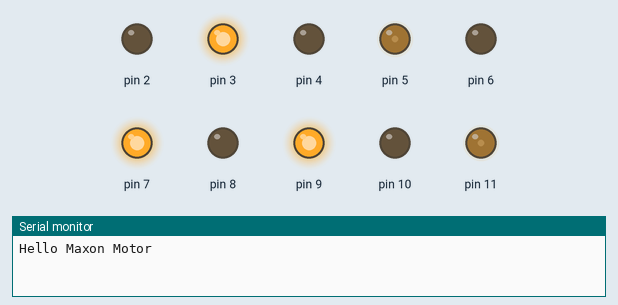
Recording of a sketch running on a simulated Arduino Uno, built with avr-gcc and run on an emulated ATmega328P. Parts: output pins drawn as LEDs (lit = HIGH), the last lines printed to the serial monitor. Pins used as bus, display or sensor lines are not drawn.

Above: at 0.05 s.
At 1.5 s:
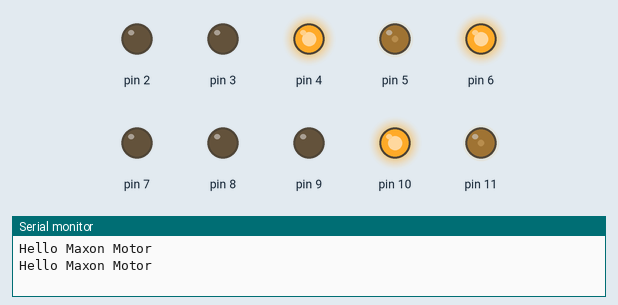
At 2.95 s:
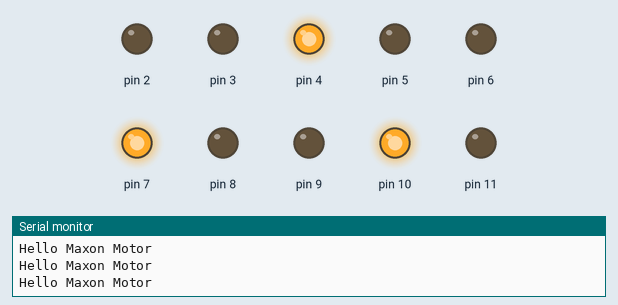
Timing chart, 0 to 6.9 s (numbered marks = the images above):
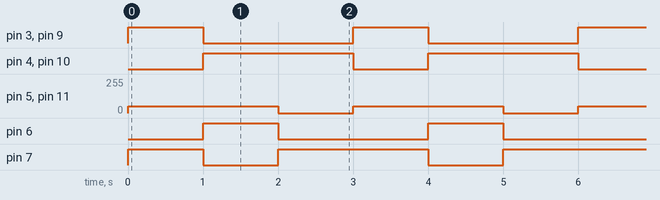

Measured:
- by itself, pin 3, pin 6, pin 9: alternates HIGH for 1.0 s and LOW for 2.0 s
- by itself, pin 4, pin 10: alternates HIGH for 2.0 s and LOW for 1.0 s
- by itself, pin 5, pin 11: alternates 50/255 for 2.0 s and 0/255 for 1.0 s
- by itself, pin 7: repeats every 3.0 s: LOW 1.0 s, HIGH 2.0 s

The sketch:

RCJ2020MD.ino
```cpp
#include <Streaming.h>
#include "pinconfig.h"
#include "p_tb67h.h"

//モーターの方向状態を保存している0停止1正2負
int motorDirection = 0;

/** create p_tb67h instance
 * @param MD first digital input pin setting
 * @param MD second digital input pin setting
 * @param MD PWM pin setting
 * @param MD error check pin setting
**/
p_tb67h motor[] = {
  /**front
   * B[1]-A[0]
   * D[3]-C[2]
   * back
  **/
  p_tb67h(INA1, INA2, PWMA, LOA1),
  p_tb67h(INB1, INB2, PWMB, LOB1),
  p_tb67h(INC1, INC2, PWMC, LOC1),
  p_tb67h(IND1, IND2, PWMD, LOD1)
};

void setup() {
  Serial.begin(115200);
  //安全のためすべてのモータを一度停止
  for(int i=0;i<4;i++)motor[i].brake();
}

void loop() {
  /**front
   * B-A
   * D-C
   * back
  **/
  Serial << "Hello Maxon Motor" << endl;
  int i;
  int motorSpeed = 50;
  if(motorDirection == 0){
    //停止to正
    for(i=0;i<4;i++){
      if(i==0||i==2)motor[i].drive(-1*motorSpeed);
      else motor[i].drive(motorSpeed);
    }
    motorDirection = 1;
  }else if(motorDirection == 1){
    //正to負
    for(i=0;i<4;i++){
      if(i==1||i==3)motor[i].drive(-1*motorSpeed);
      else motor[i].drive(motorSpeed);
    }
    motorDirection = 2;
  }else if(motorDirection == 2){
    //負to停止
    for(i=0;i<4;i++)motor[i].drive(0);
    motorDirection = 0;
  }
  delay(1000);
}
```

p_tb67h.cpp
```cpp
#include <Arduino.h>
#include "p_tb67h.h"

p_tb67h::p_tb67h(uint8_t in1, uint8_t in2, uint8_t pwm, uint8_t lo1)
{
  _in1 = in1;
  _in2 = in2;
  _pwm = pwm;
  _lo1 = lo1;
  pinMode(in1,OUTPUT);
  pinMode(in2,OUTPUT);
  pinMode(pwm,OUTPUT);
  pinMode(lo1,INPUT);
}

void p_tb67h::drive(int power)
{
  /** power limitter
   * @explain limit power between -255 to 255
  **/
  if(power>255)power=255;else if(power<-255)power=-255;

  /** drive motor
   *  @explain if power is more than 0,motor will drive true. if else,it is drive false direction.
  **/
  if(power>0){
    digitalWrite(_in1,LOW);
    digitalWrite(_in2,LOW);
    digitalWrite(_in1,HIGH);
    digitalWrite(_in2,LOW);
    analogWrite(_pwm,power);
  }else{
    digitalWrite(_in1,LOW);
    digitalWrite(_in2,LOW);
    digitalWrite(_in1,LOW);
    digitalWrite(_in2,HIGH);
    analogWrite(_pwm,-1*power);
  }
}

void p_tb67h::brake()
{
  digitalWrite(_in1,LOW);
  digitalWrite(_in2,LOW);
  analogWrite(_pwm,0);
}
```

p_tb67h.h
```cpp
#ifndef POLOLU_TB67H420FTG_DRIVE_H_
#define POLOLU_TB67H420FTG_DRIVE_H_

#include <Arduino.h>

/** p_tb67h md control class
  * Example :
  * @simple code example
  #include "pinconfig.h"
  #include "p_tb67h.h"

  p_tb67h motorA = p_tb67h(INA1, INA2, PWMA, LOA1);

  void setup() {
    motorA.brake();
  }
  void loop() {
    motorA.drive(255);
    delay(100);
  }
  * @endcode
**/

class p_tb67h{
public:
    /** Create p_tb67h instance
     * @param MD first digital input pin setting
     * @param MD second digital input pin setting
     * @param MD PWM pin setting
     * @param MD error check pin setting
    **/
    p_tb67h(uint8_t in1, uint8_t in2, uint8_t pwm, uint8_t lo1);

    /** drive motor
     * @param speed of motor -255 to 255
    **/
    void drive(int power);

    /** stop motor
     * @param void
    **/
    void brake();

private:
    uint8_t _in1;
    uint8_t _in2;
    uint8_t _pwm;
    bool _lo1;
};

#endif
```

pinconfig.h
```cpp
#ifndef PINCONFIG_H_
#define PINCONFIG_H_

#include <Arduino.h>

/**maxon motor drive**/
#define INA1 0
#define INA2 1
#define PWMA 2
#define INB1 3
#define INB2 4
#define PWMB 5
#define INC1 6
#define INC2 7
#define PWMC 8
#define IND1 9
#define IND2 10
#define PWMD 11

/**teensy on board**/
#define TEENSY_LED 13

/**maxon motor error check**/
#define LOA1 A0 //14
#define LOB1 A1 //15
#define LOC1 A2 //16
#define LOD1 A3 //17


/**servo motor error check**/
#define SERVO_PWM 18

#endif
```
